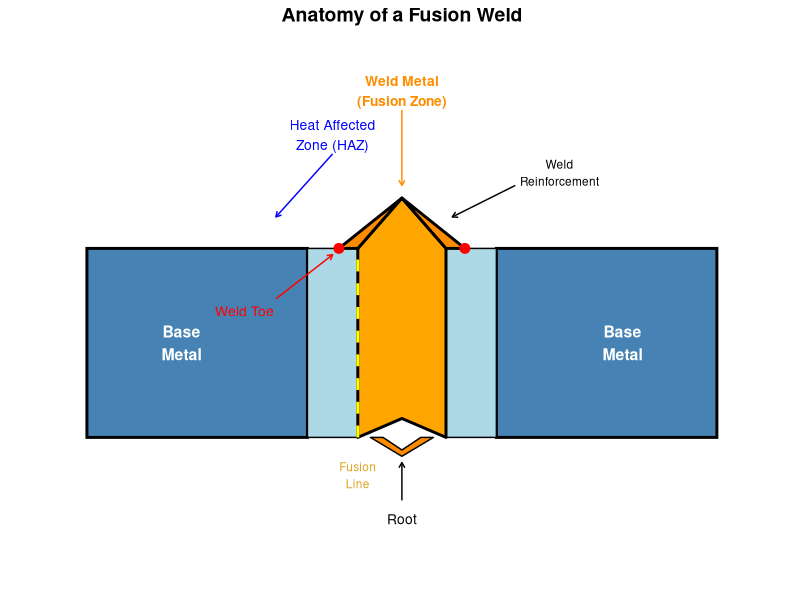
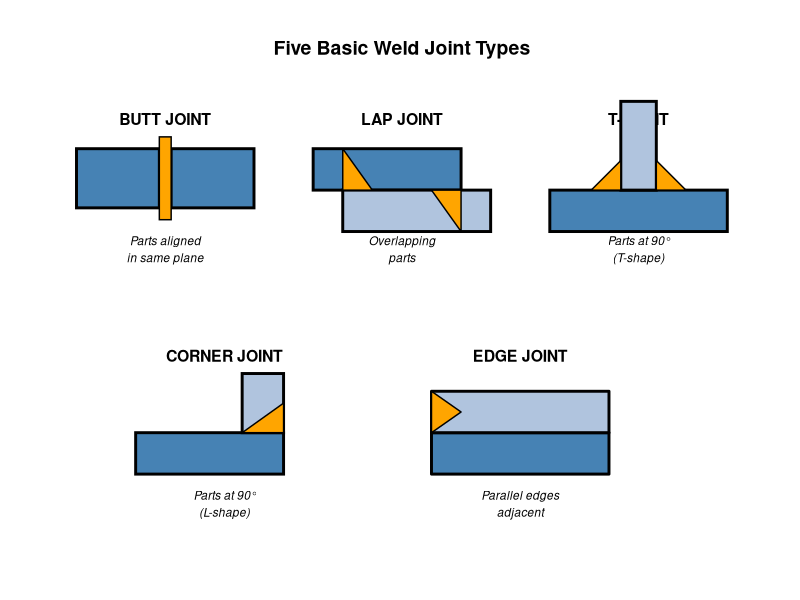
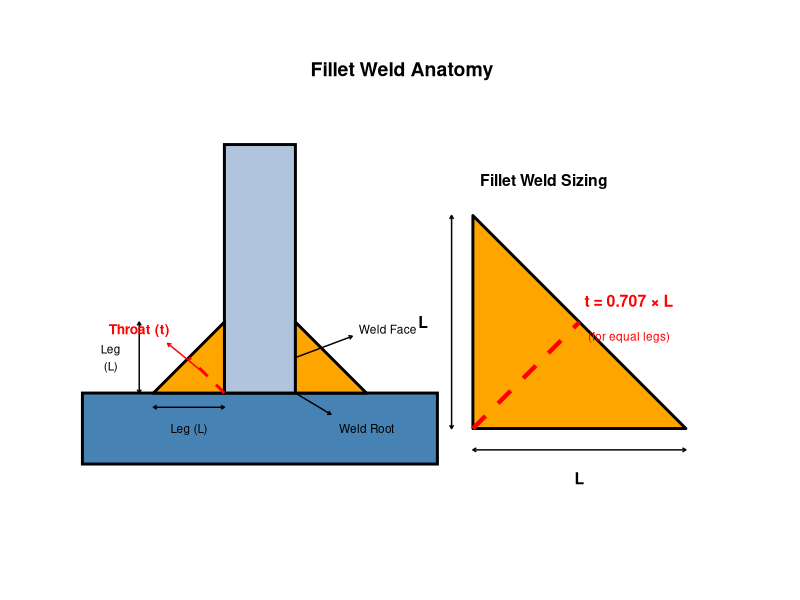
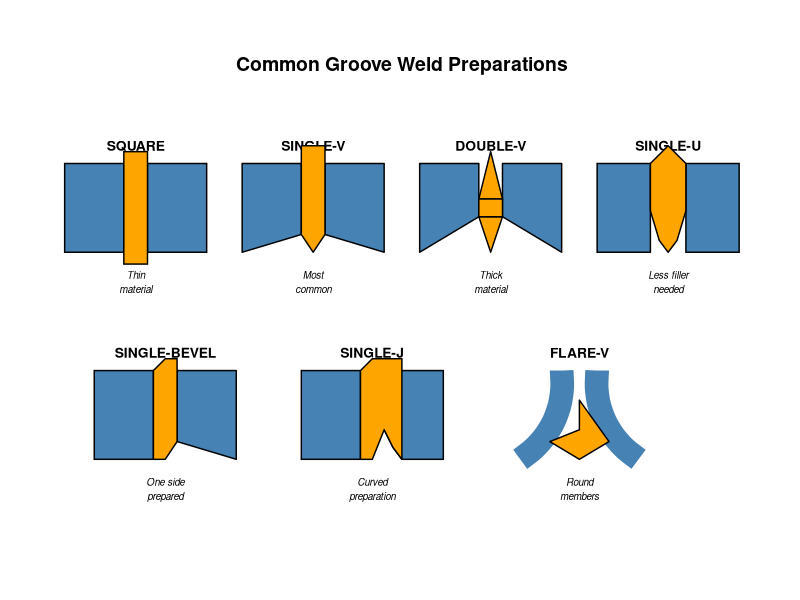
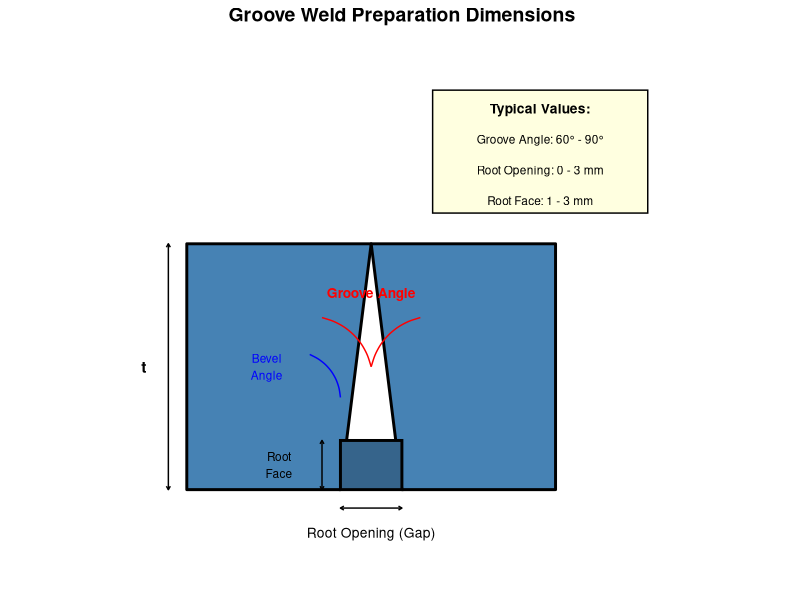
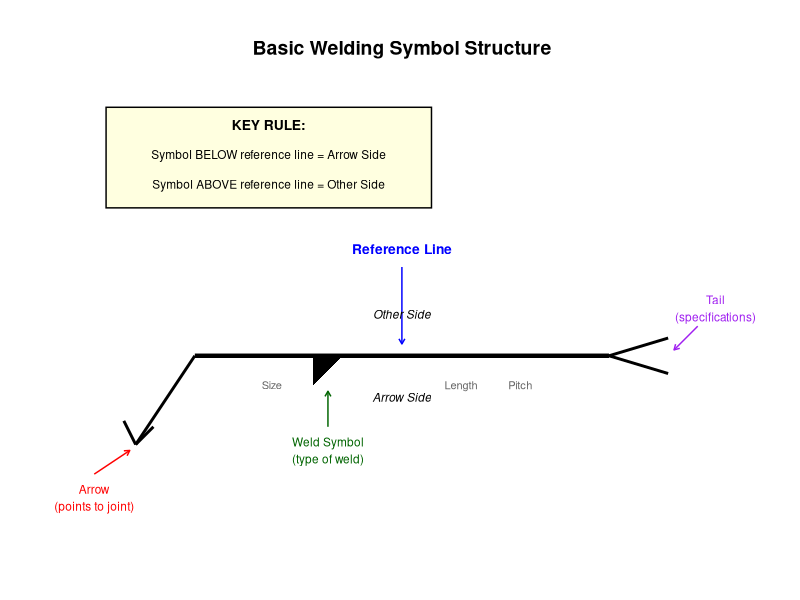
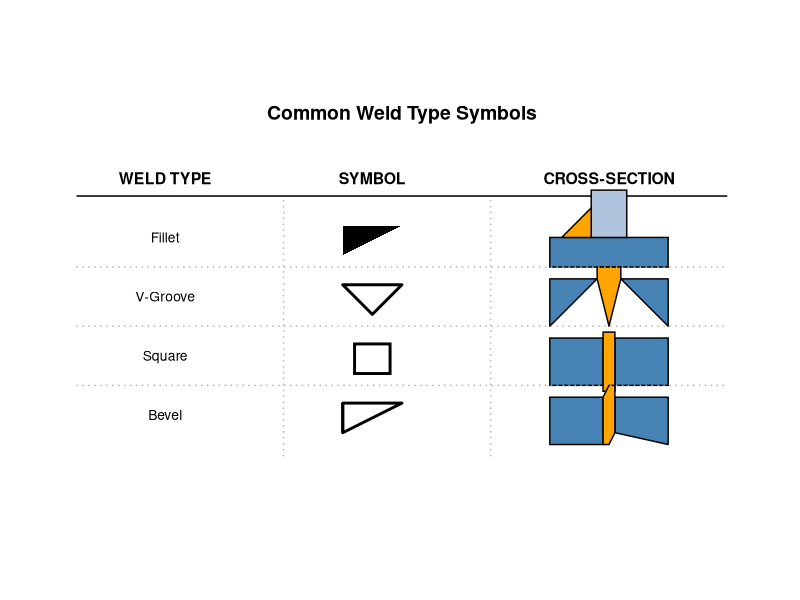
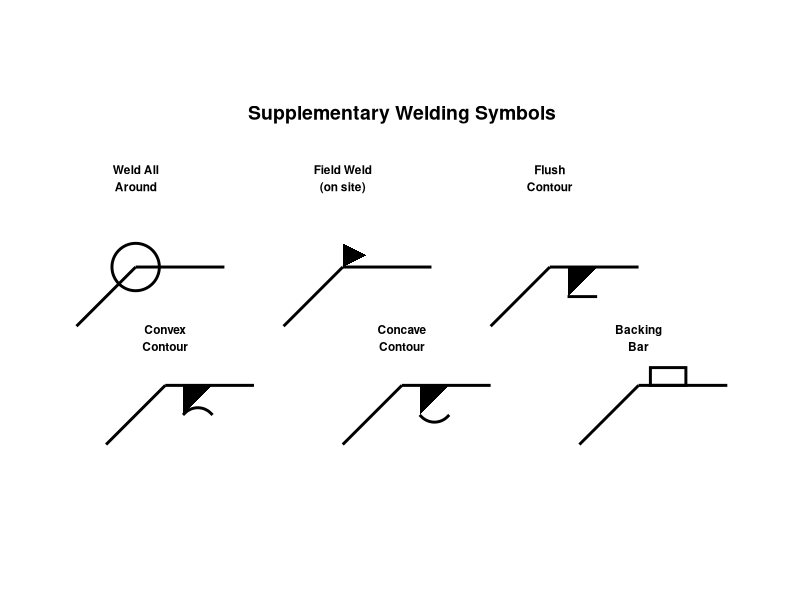

Recreate these plots in R, in order.
## ---- chunk 1
library(ggplot2)
library(grid)

# Set a consistent theme for all plots
theme_welding <- theme_minimal() +
  theme(
    plot.title = element_text(hjust = 0.5, size = 14, face = "bold"),
    plot.subtitle = element_text(hjust = 0.5, size = 10),
    axis.text = element_blank(),
    axis.title = element_blank(),
    axis.ticks = element_blank(),
    panel.grid = element_blank(),
    plot.background = element_rect(fill = "white", color = NA),
    panel.background = element_rect(fill = "white", color = NA)
  )
## ---- chunk 2
ggplot() +
  # Base metal (left)
  geom_rect(aes(xmin = 0, xmax = 3.5, ymin = 0, ymax = 3), fill = "steelblue", color = "black", linewidth = 1) +

  # Base metal (right)
  geom_rect(aes(xmin = 6.5, xmax = 10, ymin = 0, ymax = 3), fill = "steelblue", color = "black", linewidth = 1) +

  # Heat Affected Zone (HAZ) - left
  geom_rect(aes(xmin = 3.5, xmax = 4.3, ymin = 0, ymax = 3), fill = "lightblue", color = "black", linewidth = 0.5) +

  # Heat Affected Zone (HAZ) - right
  geom_rect(aes(xmin = 5.7, xmax = 6.5, ymin = 0, ymax = 3), fill = "lightblue", color = "black", linewidth = 0.5) +

  # Weld metal (fusion zone)
  geom_polygon(aes(x = c(4.3, 5, 5.7, 5.7, 5, 4.3),
                   y = c(0, 0.3, 0, 3, 3.8, 3)),
               fill = "orange", color = "black", linewidth = 1) +

  # Weld reinforcement (cap)
  geom_polygon(aes(x = c(4, 5, 6, 5.7, 5, 4.3),
                   y = c(3, 3.8, 3, 3, 3.8, 3)),
               fill = "darkorange", color = "black", linewidth = 1) +

  # Root
  geom_polygon(aes(x = c(4.5, 5, 5.5, 5.3, 5, 4.7),
                   y = c(0, -0.3, 0, 0, -0.2, 0)),
               fill = "darkorange", color = "black", linewidth = 0.5) +

  # Labels with leader lines
  # Base metal
  annotate("text", x = 1.5, y = 1.5, label = "Base\nMetal", color = "white", fontface = "bold", size = 4) +
  annotate("text", x = 8.5, y = 1.5, label = "Base\nMetal", color = "white", fontface = "bold", size = 4) +

  # HAZ labels
  geom_segment(aes(x = 3.9, xend = 3, y = 4.5, yend = 3.5),
               arrow = arrow(length = unit(0.15, "cm")), color = "blue") +
  annotate("text", x = 3.9, y = 4.8, label = "Heat Affected\nZone (HAZ)", color = "blue", size = 3.5) +

  # Fusion zone label
  geom_segment(aes(x = 5, xend = 5, y = 5.2, yend = 4),
               arrow = arrow(length = unit(0.15, "cm")), color = "darkorange") +
  annotate("text", x = 5, y = 5.5, label = "Weld Metal\n(Fusion Zone)", color = "darkorange", fontface = "bold", size = 3.5) +

  # Reinforcement label
  geom_segment(aes(x = 6.8, xend = 5.8, y = 4, yend = 3.5),
               arrow = arrow(length = unit(0.15, "cm")), color = "black") +
  annotate("text", x = 7.5, y = 4.2, label = "Weld\nReinforcement", size = 3) +

  # Root label
  geom_segment(aes(x = 5, xend = 5, y = -1, yend = -0.4),
               arrow = arrow(length = unit(0.15, "cm")), color = "black") +
  annotate("text", x = 5, y = -1.3, label = "Root", size = 3.5) +

  # Toe labels
  geom_point(aes(x = c(4, 6), y = c(3, 3)), size = 3, color = "red") +
  geom_segment(aes(x = 3, xend = 3.9, y = 2.2, yend = 2.9),
               arrow = arrow(length = unit(0.15, "cm")), color = "red") +
  annotate("text", x = 2.5, y = 2, label = "Weld Toe", color = "red", size = 3.5) +

  # Fusion line
  geom_segment(aes(x = 4.3, xend = 4.3, y = 0, yend = 3),
               linetype = "dashed", color = "yellow", linewidth = 1) +
  annotate("text", x = 4.3, y = -0.6, label = "Fusion\nLine", color = "goldenrod", size = 3) +

  coord_fixed(ratio = 1, xlim = c(-0.5, 10.5), ylim = c(-2, 6)) +
  labs(title = "Anatomy of a Fusion Weld") +
  theme_welding
## ---- chunk 3
ggplot() +
  # BUTT JOINT
  annotate("text", x = 2, y = 7.5, label = "BUTT JOINT", fontface = "bold", size = 4) +
  geom_rect(aes(xmin = 0.5, xmax = 1.9, ymin = 6, ymax = 7), fill = "steelblue", color = "black", linewidth = 1) +
  geom_rect(aes(xmin = 2.1, xmax = 3.5, ymin = 6, ymax = 7), fill = "steelblue", color = "black", linewidth = 1) +
  geom_rect(aes(xmin = 1.9, xmax = 2.1, ymin = 5.8, ymax = 7.2), fill = "orange", color = "black") +
  annotate("text", x = 2, y = 5.3, label = "Parts aligned\nin same plane", size = 3, fontface = "italic") +

  # LAP JOINT
  annotate("text", x = 6, y = 7.5, label = "LAP JOINT", fontface = "bold", size = 4) +
  geom_rect(aes(xmin = 4.5, xmax = 7, ymin = 6.3, ymax = 7), fill = "steelblue", color = "black", linewidth = 1) +
  geom_rect(aes(xmin = 5, xmax = 7.5, ymin = 5.6, ymax = 6.3), fill = "lightsteelblue", color = "black", linewidth = 1) +
  geom_polygon(aes(x = c(5, 5, 5.5), y = c(6.3, 7, 6.3)), fill = "orange", color = "black") +
  geom_polygon(aes(x = c(7, 7, 6.5), y = c(5.6, 6.3, 6.3)), fill = "orange", color = "black") +
  annotate("text", x = 6, y = 5.3, label = "Overlapping\nparts", size = 3, fontface = "italic") +

  # T-JOINT
  annotate("text", x = 10, y = 7.5, label = "T-JOINT", fontface = "bold", size = 4) +
  geom_rect(aes(xmin = 8.5, xmax = 11.5, ymin = 5.6, ymax = 6.3), fill = "steelblue", color = "black", linewidth = 1) +
  geom_rect(aes(xmin = 9.7, xmax = 10.3, ymin = 6.3, ymax = 7.8), fill = "lightsteelblue", color = "black", linewidth = 1) +
  geom_polygon(aes(x = c(9.7, 9.7, 9.2), y = c(6.3, 6.8, 6.3)), fill = "orange", color = "black") +
  geom_polygon(aes(x = c(10.3, 10.3, 10.8), y = c(6.3, 6.8, 6.3)), fill = "orange", color = "black") +
  annotate("text", x = 10, y = 5.3, label = "Parts at 90°\n(T-shape)", size = 3, fontface = "italic") +

  # CORNER JOINT
  annotate("text", x = 3, y = 3.5, label = "CORNER JOINT", fontface = "bold", size = 4) +
  geom_rect(aes(xmin = 1.5, xmax = 4, ymin = 1.5, ymax = 2.2), fill = "steelblue", color = "black", linewidth = 1) +
  geom_rect(aes(xmin = 3.3, xmax = 4, ymin = 2.2, ymax = 3.2), fill = "lightsteelblue", color = "black", linewidth = 1) +
  geom_polygon(aes(x = c(3.3, 4, 4), y = c(2.2, 2.2, 2.7)), fill = "orange", color = "black") +
  annotate("text", x = 3, y = 1, label = "Parts at 90°\n(L-shape)", size = 3, fontface = "italic") +

  # EDGE JOINT
  annotate("text", x = 8, y = 3.5, label = "EDGE JOINT", fontface = "bold", size = 4) +
  geom_polygon(aes(x = c(6.5, 6.5, 9.5, 9.5, 9, 7),
                   y = c(1.5, 2.2, 2.2, 1.5, 1.5, 1.5)),
               fill = "steelblue", color = "black", linewidth = 1) +
  geom_polygon(aes(x = c(6.5, 6.5, 9.5, 9.5, 9, 7),
                   y = c(2.9, 2.2, 2.2, 2.9, 2.9, 2.9)),
               fill = "lightsteelblue", color = "black", linewidth = 1) +
  geom_polygon(aes(x = c(6.5, 7, 6.5), y = c(2.2, 2.55, 2.9)), fill = "orange", color = "black") +
  annotate("text", x = 8, y = 1, label = "Parallel edges\nadjacent", size = 3, fontface = "italic") +

  coord_fixed(ratio = 1, xlim = c(0, 12), ylim = c(0.5, 8)) +
  labs(title = "Five Basic Weld Joint Types") +
  theme_welding
## ---- chunk 4
ggplot() +
  # T-joint base
  geom_rect(aes(xmin = 0.5, xmax = 5.5, ymin = 0.5, ymax = 1.5), fill = "steelblue", color = "black", linewidth = 1) +

  # Vertical member
  geom_rect(aes(xmin = 2.5, xmax = 3.5, ymin = 1.5, ymax = 5), fill = "lightsteelblue", color = "black", linewidth = 1) +

  # Left fillet weld
  geom_polygon(aes(x = c(2.5, 2.5, 1.5), y = c(1.5, 2.5, 1.5)),
               fill = "orange", color = "black", linewidth = 1) +

  # Right fillet weld
  geom_polygon(aes(x = c(3.5, 3.5, 4.5), y = c(1.5, 2.5, 1.5)),
               fill = "orange", color = "black", linewidth = 1) +

  # Leg dimension (left)
  geom_segment(aes(x = 1.3, xend = 1.3, y = 1.5, yend = 2.5),
               arrow = arrow(length = unit(0.1, "cm"), ends = "both"), linewidth = 0.5) +
  annotate("text", x = 0.9, y = 2, label = "Leg\n(L)", size = 3) +

  # Leg dimension (bottom)
  geom_segment(aes(x = 1.5, xend = 2.5, y = 1.3, yend = 1.3),
               arrow = arrow(length = unit(0.1, "cm"), ends = "both"), linewidth = 0.5) +
  annotate("text", x = 2, y = 1, label = "Leg (L)", size = 3) +

  # Throat dimension
  geom_segment(aes(x = 2.5, xend = 2, y = 1.5, yend = 2),
               linetype = "dashed", color = "red", linewidth = 1) +
  geom_segment(aes(x = 2.25, xend = 1.7, y = 1.75, yend = 2.2),
               arrow = arrow(length = unit(0.1, "cm")), color = "red") +
  annotate("text", x = 1.3, y = 2.4, label = "Throat (t)", color = "red", size = 3.5, fontface = "bold") +

  # Size callout (right side detail)
  annotate("text", x = 7, y = 4.5, label = "Fillet Weld Sizing", fontface = "bold", size = 4) +

  # Detail triangle
  geom_polygon(aes(x = c(6, 6, 9), y = c(1, 4, 1)),
               fill = "orange", color = "black", linewidth = 1) +

  # 45-degree line (throat)
  geom_segment(aes(x = 6, xend = 7.5, y = 1, yend = 2.5),
               linetype = "dashed", color = "red", linewidth = 1.5) +

  # Leg labels on detail
  geom_segment(aes(x = 5.7, xend = 5.7, y = 1, yend = 4),
               arrow = arrow(length = unit(0.1, "cm"), ends = "both"), linewidth = 0.5) +
  annotate("text", x = 5.3, y = 2.5, label = "L", size = 4, fontface = "bold") +

  geom_segment(aes(x = 6, xend = 9, y = 0.7, yend = 0.7),
               arrow = arrow(length = unit(0.1, "cm"), ends = "both"), linewidth = 0.5) +
  annotate("text", x = 7.5, y = 0.3, label = "L", size = 4, fontface = "bold") +

  # Throat formula
  annotate("text", x = 8.2, y = 2.8, label = "t = 0.707 × L", color = "red", size = 4, fontface = "bold") +
  annotate("text", x = 8.2, y = 2.3, label = "(for equal legs)", color = "red", size = 3) +

  # Face and root labels
  geom_segment(aes(x = 3.5, xend = 4.3, y = 2, yend = 2.3),
               arrow = arrow(length = unit(0.1, "cm")), color = "black") +
  annotate("text", x = 4.8, y = 2.4, label = "Weld Face", size = 3) +

  geom_segment(aes(x = 3.5, xend = 4, y = 1.5, yend = 1.2),
               arrow = arrow(length = unit(0.1, "cm")), color = "black") +
  annotate("text", x = 4.5, y = 1, label = "Weld Root", size = 3) +

  coord_fixed(ratio = 1, xlim = c(0, 10), ylim = c(-0.2, 5.5)) +
  labs(title = "Fillet Weld Anatomy") +
  theme_welding
## ---- chunk 5
ggplot() +
  # SQUARE GROOVE
  annotate("text", x = 1.5, y = 7.3, label = "SQUARE", fontface = "bold", size = 3.5) +
  geom_rect(aes(xmin = 0.3, xmax = 1.3, ymin = 5.5, ymax = 7), fill = "steelblue", color = "black") +
  geom_rect(aes(xmin = 1.7, xmax = 2.7, ymin = 5.5, ymax = 7), fill = "steelblue", color = "black") +
  geom_rect(aes(xmin = 1.3, xmax = 1.7, ymin = 5.3, ymax = 7.2), fill = "orange", color = "black") +
  annotate("text", x = 1.5, y = 5, label = "Thin\nmaterial", size = 2.5, fontface = "italic") +

  # SINGLE-V GROOVE
  annotate("text", x = 4.5, y = 7.3, label = "SINGLE-V", fontface = "bold", size = 3.5) +
  geom_polygon(aes(x = c(3.3, 3.3, 4.3, 4.3), y = c(5.5, 7, 7, 5.8)),
               fill = "steelblue", color = "black") +
  geom_polygon(aes(x = c(5.7, 5.7, 4.7, 4.7), y = c(5.5, 7, 7, 5.8)),
               fill = "steelblue", color = "black") +
  geom_polygon(aes(x = c(4.3, 4.5, 4.7, 4.7, 4.5, 4.3),
                   y = c(5.8, 5.5, 5.8, 7.3, 7.3, 7.3)),
               fill = "orange", color = "black") +
  annotate("text", x = 4.5, y = 5, label = "Most\ncommon", size = 2.5, fontface = "italic") +

  # DOUBLE-V GROOVE
  annotate("text", x = 7.5, y = 7.3, label = "DOUBLE-V", fontface = "bold", size = 3.5) +
  geom_polygon(aes(x = c(6.3, 6.3, 7.3, 7.3), y = c(5.5, 7, 7, 6.1)),
               fill = "steelblue", color = "black") +
  geom_polygon(aes(x = c(8.7, 8.7, 7.7, 7.7), y = c(5.5, 7, 7, 6.1)),
               fill = "steelblue", color = "black") +
  geom_polygon(aes(x = c(7.3, 7.5, 7.7), y = c(6.1, 5.5, 6.1)),
               fill = "orange", color = "black") +
  geom_polygon(aes(x = c(7.3, 7.5, 7.7), y = c(6.4, 7.2, 6.4)),
               fill = "orange", color = "black") +
  geom_rect(aes(xmin = 7.3, xmax = 7.7, ymin = 6.1, ymax = 6.4), fill = "orange", color = "black") +
  annotate("text", x = 7.5, y = 5, label = "Thick\nmaterial", size = 2.5, fontface = "italic") +

  # SINGLE-U GROOVE
  annotate("text", x = 10.5, y = 7.3, label = "SINGLE-U", fontface = "bold", size = 3.5) +
  geom_rect(aes(xmin = 9.3, xmax = 10.2, ymin = 5.5, ymax = 7), fill = "steelblue", color = "black") +
  geom_rect(aes(xmin = 10.8, xmax = 11.7, ymin = 5.5, ymax = 7), fill = "steelblue", color = "black") +
  # U-groove shape approximation
  geom_polygon(aes(x = c(10.2, 10.2, 10.35, 10.5, 10.65, 10.8, 10.8, 10.5),
                   y = c(7, 6.2, 5.7, 5.5, 5.7, 6.2, 7, 7.3)),
               fill = "orange", color = "black") +
  annotate("text", x = 10.5, y = 5, label = "Less filler\nneeded", size = 2.5, fontface = "italic") +

  # SINGLE-BEVEL
  annotate("text", x = 2, y = 3.8, label = "SINGLE-BEVEL", fontface = "bold", size = 3.5) +
  geom_rect(aes(xmin = 0.8, xmax = 1.8, ymin = 2, ymax = 3.5), fill = "steelblue", color = "black") +
  geom_polygon(aes(x = c(3.2, 3.2, 2.2, 2.2), y = c(2, 3.5, 3.5, 2.3)),
               fill = "steelblue", color = "black") +
  geom_polygon(aes(x = c(1.8, 2, 2.2, 2.2, 2, 1.8),
                   y = c(2, 2, 2.3, 3.7, 3.7, 3.5)),
               fill = "orange", color = "black") +
  annotate("text", x = 2, y = 1.5, label = "One side\nprepared", size = 2.5, fontface = "italic") +

  # SINGLE-J
  annotate("text", x = 5.5, y = 3.8, label = "SINGLE-J", fontface = "bold", size = 3.5) +
  geom_rect(aes(xmin = 4.3, xmax = 5.3, ymin = 2, ymax = 3.5), fill = "steelblue", color = "black") +
  geom_polygon(aes(x = c(6.7, 6.7, 5.7, 5.7, 5.85, 6),
                   y = c(2, 3.5, 3.5, 2.5, 2.2, 2)),
               fill = "steelblue", color = "black") +
  geom_polygon(aes(x = c(5.3, 5.5, 5.7, 5.85, 6, 6, 5.5, 5.3),
                   y = c(2, 2, 2.5, 2.2, 2, 3.7, 3.7, 3.5)),
               fill = "orange", color = "black") +
  annotate("text", x = 5.5, y = 1.5, label = "Curved\npreparation", size = 2.5, fontface = "italic") +

  # FLARE-V
  annotate("text", x = 9, y = 3.8, label = "FLARE-V", fontface = "bold", size = 3.5) +
  # Curved members
  geom_curve(aes(x = 8, xend = 8.7, y = 2, yend = 3.5), curvature = 0.3,
             linewidth = 8, color = "steelblue") +
  geom_curve(aes(x = 10, xend = 9.3, y = 2, yend = 3.5), curvature = -0.3,
             linewidth = 8, color = "steelblue") +
  geom_polygon(aes(x = c(8.5, 9, 9.5, 9, 9), y = c(2.3, 2, 2.3, 3, 2.5)),
               fill = "orange", color = "black") +
  annotate("text", x = 9, y = 1.5, label = "Round\nmembers", size = 2.5, fontface = "italic") +

  coord_fixed(ratio = 1, xlim = c(0, 12), ylim = c(1, 8)) +
  labs(title = "Common Groove Weld Preparations") +
  theme_welding
## ---- chunk 6
ggplot() +
  # Left plate
  geom_polygon(aes(x = c(1, 1, 4, 3.5), y = c(1, 5, 5, 1)),
               fill = "steelblue", color = "black", linewidth = 1) +

  # Right plate
  geom_polygon(aes(x = c(7, 7, 4, 4.5), y = c(1, 5, 5, 1)),
               fill = "steelblue", color = "black", linewidth = 1) +

  # Root face
  geom_rect(aes(xmin = 3.5, xmax = 4.5, ymin = 1, ymax = 1.8),
            fill = "steelblue4", color = "black", linewidth = 1) +

  # Groove angle dimension
  geom_curve(aes(x = 4, xend = 3.2, y = 3, yend = 3.8), curvature = 0.3,
             linewidth = 0.5, color = "red") +
  geom_curve(aes(x = 4, xend = 4.8, y = 3, yend = 3.8), curvature = -0.3,
             linewidth = 0.5, color = "red") +
  annotate("text", x = 4, y = 4.2, label = "Groove Angle", color = "red", size = 3.5, fontface = "bold") +

  # Bevel angle
  geom_curve(aes(x = 3.5, xend = 3, y = 2.5, yend = 3.2), curvature = 0.3,
             linewidth = 0.5, color = "blue") +
  annotate("text", x = 2.3, y = 3, label = "Bevel\nAngle", color = "blue", size = 3) +

  # Root opening
  geom_segment(aes(x = 3.5, xend = 4.5, y = 0.7, yend = 0.7),
               arrow = arrow(length = unit(0.1, "cm"), ends = "both"), linewidth = 0.5) +
  annotate("text", x = 4, y = 0.3, label = "Root Opening (Gap)", size = 3.5) +

  # Root face dimension
  geom_segment(aes(x = 3.2, xend = 3.2, y = 1, yend = 1.8),
               arrow = arrow(length = unit(0.1, "cm"), ends = "both"), linewidth = 0.5) +
  annotate("text", x = 2.5, y = 1.4, label = "Root\nFace", size = 3) +

  # Plate thickness
  geom_segment(aes(x = 0.7, xend = 0.7, y = 1, yend = 5),
               arrow = arrow(length = unit(0.1, "cm"), ends = "both"), linewidth = 0.5) +
  annotate("text", x = 0.3, y = 3, label = "t", size = 4, fontface = "bold") +

  # Typical values box
  geom_rect(aes(xmin = 5, xmax = 8.5, ymin = 5.5, ymax = 7.5), fill = "lightyellow", color = "black") +
  annotate("text", x = 6.75, y = 7.2, label = "Typical Values:", fontface = "bold", size = 3.5) +
  annotate("text", x = 6.75, y = 6.7, label = "Groove Angle: 60° - 90°", size = 3) +
  annotate("text", x = 6.75, y = 6.2, label = "Root Opening: 0 - 3 mm", size = 3) +
  annotate("text", x = 6.75, y = 5.7, label = "Root Face: 1 - 3 mm", size = 3) +

  coord_fixed(ratio = 1, xlim = c(0, 9), ylim = c(-0.2, 8)) +
  labs(title = "Groove Weld Preparation Dimensions") +
  theme_welding
## ---- chunk 7
ggplot() +
  # Reference line (horizontal)
  geom_segment(aes(x = 2, xend = 9, y = 4, yend = 4), linewidth = 1.5, color = "black") +

  # Arrow
  geom_segment(aes(x = 2, xend = 1, y = 4, yend = 2.5), linewidth = 1, color = "black") +
  geom_segment(aes(x = 1, xend = 1.3, y = 2.5, yend = 2.8), linewidth = 1, color = "black") +
  geom_segment(aes(x = 1, xend = 0.8, y = 2.5, yend = 2.9), linewidth = 1, color = "black") +

  # Fillet weld symbol (arrow side)
  geom_polygon(aes(x = c(4, 4, 4.5), y = c(4, 3.5, 4)), fill = "black") +

  # Tail (optional)
  geom_segment(aes(x = 9, xend = 10, y = 4, yend = 4.3), linewidth = 1, color = "black") +
  geom_segment(aes(x = 9, xend = 10, y = 4, yend = 3.7), linewidth = 1, color = "black") +

  # Labels with leader lines
  # Reference line
  geom_segment(aes(x = 5.5, xend = 5.5, y = 5.5, yend = 4.2),
               arrow = arrow(length = unit(0.15, "cm")), color = "blue") +
  annotate("text", x = 5.5, y = 5.8, label = "Reference Line", color = "blue", fontface = "bold", size = 3.5) +

  # Arrow
  geom_segment(aes(x = 0.3, xend = 0.9, y = 2, yend = 2.4),
               arrow = arrow(length = unit(0.15, "cm")), color = "red") +
  annotate("text", x = 0.3, y = 1.6, label = "Arrow\n(points to joint)", color = "red", size = 3) +

  # Weld symbol
  geom_segment(aes(x = 4.25, xend = 4.25, y = 2.8, yend = 3.4),
               arrow = arrow(length = unit(0.15, "cm")), color = "darkgreen") +
  annotate("text", x = 4.25, y = 2.4, label = "Weld Symbol\n(type of weld)", color = "darkgreen", size = 3) +

  # Tail
  geom_segment(aes(x = 10.5, xend = 10.1, y = 4.5, yend = 4.1),
               arrow = arrow(length = unit(0.15, "cm")), color = "purple") +
  annotate("text", x = 10.8, y = 4.8, label = "Tail\n(specifications)", color = "purple", size = 3) +

  # Arrow side / Other side explanation
  annotate("text", x = 5.5, y = 3.3, label = "Arrow Side", size = 3, fontface = "italic") +
  annotate("text", x = 5.5, y = 4.7, label = "Other Side", size = 3, fontface = "italic") +

  # Dimension locations
  annotate("text", x = 3.3, y = 3.5, label = "Size", size = 2.8, color = "gray40") +
  annotate("text", x = 6.5, y = 3.5, label = "Length", size = 2.8, color = "gray40") +
  annotate("text", x = 7.5, y = 3.5, label = "Pitch", size = 2.8, color = "gray40") +

  # Rule box
  geom_rect(aes(xmin = 0.5, xmax = 6, ymin = 6.5, ymax = 8.2), fill = "lightyellow", color = "black") +
  annotate("text", x = 3.25, y = 7.9, label = "KEY RULE:", fontface = "bold", size = 3.5) +
  annotate("text", x = 3.25, y = 7.4, label = "Symbol BELOW reference line = Arrow Side", size = 3) +
  annotate("text", x = 3.25, y = 6.9, label = "Symbol ABOVE reference line = Other Side", size = 3) +

  coord_fixed(ratio = 1, xlim = c(-0.5, 11.5), ylim = c(1, 8.5)) +
  labs(title = "Basic Welding Symbol Structure") +
  theme_welding
## ---- chunk 8
ggplot() +
  # Column headers
  annotate("text", x = 2, y = 5.5, label = "WELD TYPE", fontface = "bold", size = 4) +
  annotate("text", x = 5.5, y = 5.5, label = "SYMBOL", fontface = "bold", size = 4) +
  annotate("text", x = 9.5, y = 5.5, label = "CROSS-SECTION", fontface = "bold", size = 4) +

  # Horizontal divider
  geom_segment(aes(x = 0.5, xend = 11.5, y = 5.2, yend = 5.2), linewidth = 0.5) +

  # FILLET
  annotate("text", x = 2, y = 4.5, label = "Fillet", size = 3.5) +
  # Fillet symbol
  geom_polygon(aes(x = c(5, 5, 6), y = c(4.7, 4.2, 4.7)), fill = "black") +
  # Fillet cross-section
  geom_rect(aes(xmin = 8.5, xmax = 10.5, ymin = 4, ymax = 4.5), fill = "steelblue", color = "black") +
  geom_rect(aes(xmin = 9.2, xmax = 9.8, ymin = 4.5, ymax = 5.3), fill = "lightsteelblue", color = "black") +
  geom_polygon(aes(x = c(9.2, 9.2, 8.7), y = c(4.5, 5, 4.5)), fill = "orange", color = "black") +

  # GROOVE (V)
  annotate("text", x = 2, y = 3.5, label = "V-Groove", size = 3.5) +
  # V-groove symbol
  geom_polygon(aes(x = c(5, 5.5, 6), y = c(3.7, 3.2, 3.7)), fill = NA, color = "black", linewidth = 1) +
  # V-groove cross-section
  geom_polygon(aes(x = c(8.5, 8.5, 9.3), y = c(3, 3.8, 3.8)), fill = "steelblue", color = "black") +
  geom_polygon(aes(x = c(10.5, 10.5, 9.7), y = c(3, 3.8, 3.8)), fill = "steelblue", color = "black") +
  geom_polygon(aes(x = c(9.3, 9.5, 9.7, 9.7, 9.5, 9.3), y = c(3.8, 3, 3.8, 4, 4, 4)), fill = "orange", color = "black") +

  # SQUARE GROOVE
  annotate("text", x = 2, y = 2.5, label = "Square", size = 3.5) +
  # Square groove symbol
  geom_rect(aes(xmin = 5.2, xmax = 5.8, ymin = 2.2, ymax = 2.7), fill = NA, color = "black", linewidth = 1) +
  # Square cross-section
  geom_rect(aes(xmin = 8.5, xmax = 9.4, ymin = 2, ymax = 2.8), fill = "steelblue", color = "black") +
  geom_rect(aes(xmin = 9.6, xmax = 10.5, ymin = 2, ymax = 2.8), fill = "steelblue", color = "black") +
  geom_rect(aes(xmin = 9.4, xmax = 9.6, ymin = 1.9, ymax = 2.9), fill = "orange", color = "black") +

  # BEVEL
  annotate("text", x = 2, y = 1.5, label = "Bevel", size = 3.5) +
  # Bevel symbol
  geom_polygon(aes(x = c(5, 5, 6), y = c(1.7, 1.2, 1.7)), fill = NA, color = "black", linewidth = 1) +
  geom_segment(aes(x = 5, xend = 5, y = 1.2, yend = 1.7), linewidth = 1) +
  # Bevel cross-section
  geom_rect(aes(xmin = 8.5, xmax = 9.4, ymin = 1, ymax = 1.8), fill = "steelblue", color = "black") +
  geom_polygon(aes(x = c(10.5, 10.5, 9.6, 9.6), y = c(1, 1.8, 1.8, 1.2)), fill = "steelblue", color = "black") +
  geom_polygon(aes(x = c(9.4, 9.5, 9.6, 9.6, 9.5, 9.4), y = c(1, 1, 1.2, 2, 2, 1.8)), fill = "orange", color = "black") +

  # Row dividers
  geom_segment(aes(x = 0.5, xend = 11.5, y = c(4, 3, 2), yend = c(4, 3, 2)),
               linetype = "dotted", color = "gray70") +

  # Column dividers
  geom_segment(aes(x = c(4, 7.5), xend = c(4, 7.5), y = 0.8, yend = 5.2),
               linetype = "dotted", color = "gray70") +

  coord_fixed(ratio = 1, xlim = c(0, 12), ylim = c(0.5, 6)) +
  labs(title = "Common Weld Type Symbols") +
  theme_welding
## ---- chunk 9
ggplot() +
  # WELD ALL AROUND
  annotate("text", x = 1.5, y = 4.5, label = "Weld All\nAround", fontface = "bold", size = 3) +
  # Circle at junction
  geom_point(aes(x = 1.5, y = 3), size = 15, shape = 1, stroke = 1.5) +
  geom_segment(aes(x = 1.5, xend = 3, y = 3, yend = 3), linewidth = 1) +
  geom_segment(aes(x = 1.5, xend = 0.5, y = 3, yend = 2), linewidth = 1) +

  # FIELD WELD
  annotate("text", x = 5, y = 4.5, label = "Field Weld\n(on site)", fontface = "bold", size = 3) +
  # Flag at junction
  geom_polygon(aes(x = c(5, 5, 5.4), y = c(3, 3.4, 3.2)), fill = "black") +
  geom_segment(aes(x = 5, xend = 6.5, y = 3, yend = 3), linewidth = 1) +
  geom_segment(aes(x = 5, xend = 4, y = 3, yend = 2), linewidth = 1) +

  # CONTOUR - FLUSH
  annotate("text", x = 8.5, y = 4.5, label = "Flush\nContour", fontface = "bold", size = 3) +
  geom_segment(aes(x = 8.5, xend = 10, y = 3, yend = 3), linewidth = 1) +
  geom_segment(aes(x = 8.5, xend = 7.5, y = 3, yend = 2), linewidth = 1) +
  geom_polygon(aes(x = c(8.8, 8.8, 9.3), y = c(3, 2.5, 3)), fill = "black") +
  geom_segment(aes(x = 8.8, xend = 9.3, y = 2.5, yend = 2.5), linewidth = 1) +

  # CONTOUR - CONVEX
  annotate("text", x = 2, y = 1.8, label = "Convex\nContour", fontface = "bold", size = 3) +
  geom_segment(aes(x = 2, xend = 3.5, y = 1, yend = 1), linewidth = 1) +
  geom_segment(aes(x = 2, xend = 1, y = 1, yend = 0), linewidth = 1) +
  geom_polygon(aes(x = c(2.3, 2.3, 2.8), y = c(1, 0.5, 1)), fill = "black") +
  geom_curve(aes(x = 2.3, xend = 2.8, y = 0.5, yend = 0.5), curvature = -0.5, linewidth = 1) +

  # CONTOUR - CONCAVE
  annotate("text", x = 6, y = 1.8, label = "Concave\nContour", fontface = "bold", size = 3) +
  geom_segment(aes(x = 6, xend = 7.5, y = 1, yend = 1), linewidth = 1) +
  geom_segment(aes(x = 6, xend = 5, y = 1, yend = 0), linewidth = 1) +
  geom_polygon(aes(x = c(6.3, 6.3, 6.8), y = c(1, 0.5, 1)), fill = "black") +
  geom_curve(aes(x = 6.3, xend = 6.8, y = 0.5, yend = 0.5), curvature = 0.5, linewidth = 1) +

  # BACKING
  annotate("text", x = 10, y = 1.8, label = "Backing\nBar", fontface = "bold", size = 3) +
  geom_segment(aes(x = 10, xend = 11.5, y = 1, yend = 1), linewidth = 1) +
  geom_segment(aes(x = 10, xend = 9, y = 1, yend = 0), linewidth = 1) +
  # Backing symbol (rectangle)
  geom_rect(aes(xmin = 10.2, xmax = 10.8, ymin = 1, ymax = 1.3), fill = NA, color = "black", linewidth = 1) +

  coord_fixed(ratio = 1, xlim = c(0, 12), ylim = c(-0.5, 5)) +
  labs(title = "Supplementary Welding Symbols") +
  theme_welding
## ---- chunk 10
ggplot() +
  # GOOD ACCESS (left)
  annotate("text", x = 2.5, y = 4.5, label = "GOOD ACCESS", fontface = "bold", size = 4, color = "darkgreen") +

  # Open joint
  geom_rect(aes(xmin = 1, xmax = 4, ymin = 1, ymax = 1.8), fill = "steelblue", color = "black", linewidth = 1) +
  geom_rect(aes(xmin = 2.2, xmax = 2.8, ymin = 1.8, ymax = 4), fill = "lightsteelblue", color = "black", linewidth = 1) +

  # Welds
  geom_polygon(aes(x = c(2.2, 2.2, 1.7), y = c(1.8, 2.5, 1.8)), fill = "orange", color = "black") +
  geom_polygon(aes(x = c(2.8, 2.8, 3.3), y = c(1.8, 2.5, 1.8)), fill = "orange", color = "black") +

  # Electrode access arrows
  geom_segment(aes(x = 1.2, xend = 1.9, y = 3, yend = 2.3),
               arrow = arrow(length = unit(0.2, "cm"), type = "closed"),
               linewidth = 1, color = "darkgreen") +
  geom_segment(aes(x = 3.8, xend = 3.1, y = 3, yend = 2.3),
               arrow = arrow(length = unit(0.2, "cm"), type = "closed"),
               linewidth = 1, color = "darkgreen") +

  annotate("text", x = 2.5, y = 0.5, label = "Clear electrode\naccess", size = 3, color = "darkgreen") +
  geom_point(aes(x = 2.5, y = 0), shape = 10, size = 6, color = "darkgreen", stroke = 2) +

  # POOR ACCESS (right)
  annotate("text", x = 7.5, y = 4.5, label = "POOR ACCESS", fontface = "bold", size = 4, color = "red") +

  # Confined joint
  geom_rect(aes(xmin = 6, xmax = 9, ymin = 1, ymax = 1.8), fill = "steelblue", color = "black", linewidth = 1) +
  geom_rect(aes(xmin = 7.2, xmax = 7.8, ymin = 1.8, ymax = 4), fill = "lightsteelblue", color = "black", linewidth = 1) +
  geom_rect(aes(xmin = 6, xmax = 6.6, ymin = 1.8, ymax = 3.5), fill = "gray60", color = "black", linewidth = 1) +
  geom_rect(aes(xmin = 8.4, xmax = 9, ymin = 1.8, ymax = 3.5), fill = "gray60", color = "black", linewidth = 1) +

  # Blocked access indicators
  geom_segment(aes(x = 6.2, xend = 6.8, y = 2.8, yend = 2.2),
               linewidth = 1, color = "red") +
  geom_point(aes(x = 6.8, y = 2.2), shape = 4, size = 4, color = "red", stroke = 2) +

  annotate("text", x = 7.5, y = 0.5, label = "Electrode access\nblocked!", size = 3, color = "red") +
  geom_point(aes(x = 7.5, y = 0), shape = 4, size = 6, color = "red", stroke = 2) +

  # Obstruction labels
  annotate("text", x = 6.3, y = 3.8, label = "Adjacent\nstructure", size = 2.5) +

  # Dividing line
  geom_vline(xintercept = 5, linetype = "dashed", color = "gray50") +

  coord_fixed(ratio = 1, xlim = c(0.5, 9.5), ylim = c(-0.5, 5)) +
  labs(title = "Joint Accessibility") +
  theme_welding
## ---- chunk 11
ggplot() +
  # UNDERSIZED (left)
  annotate("text", x = 1.5, y = 4.5, label = "UNDERSIZED", fontface = "bold", size = 4, color = "red") +

  geom_rect(aes(xmin = 0.5, xmax = 2.5, ymin = 1.5, ymax = 2.3), fill = "steelblue", color = "black", linewidth = 1) +
  geom_rect(aes(xmin = 1.2, xmax = 1.8, ymin = 2.3, ymax = 4), fill = "lightsteelblue", color = "black", linewidth = 1) +
  # Small weld
  geom_polygon(aes(x = c(1.2, 1.2, 1), y = c(2.3, 2.6, 2.3)), fill = "orange", color = "black") +

  annotate("text", x = 1.5, y = 1, label = "Insufficient\nstrength", size = 3, color = "red") +
  geom_point(aes(x = 1.5, y = 0.5), shape = 4, size = 6, color = "red", stroke = 2) +

  # CORRECT (middle)
  annotate("text", x = 5, y = 4.5, label = "CORRECT", fontface = "bold", size = 4, color = "darkgreen") +

  geom_rect(aes(xmin = 4, xmax = 6, ymin = 1.5, ymax = 2.3), fill = "steelblue", color = "black", linewidth = 1) +
  geom_rect(aes(xmin = 4.7, xmax = 5.3, ymin = 2.3, ymax = 4), fill = "lightsteelblue", color = "black", linewidth = 1) +
  # Proper weld
  geom_polygon(aes(x = c(4.7, 4.7, 4.1), y = c(2.3, 2.9, 2.3)), fill = "orange", color = "black") +
  geom_polygon(aes(x = c(5.3, 5.3, 5.9), y = c(2.3, 2.9, 2.3)), fill = "orange", color = "black") +

  annotate("text", x = 5, y = 1, label = "Adequate strength\nMinimum distortion", size = 3, color = "darkgreen") +
  geom_point(aes(x = 5, y = 0.5), shape = 10, size = 6, color = "darkgreen", stroke = 2) +

  # OVERSIZED (right)
  annotate("text", x = 8.5, y = 4.5, label = "OVERSIZED", fontface = "bold", size = 4, color = "red") +

  geom_rect(aes(xmin = 7.5, xmax = 9.5, ymin = 1.5, ymax = 2.3), fill = "steelblue", color = "black", linewidth = 1) +
  geom_rect(aes(xmin = 8.2, xmax = 8.8, ymin = 2.3, ymax = 4), fill = "lightsteelblue", color = "black", linewidth = 1) +
  # Large weld
  geom_polygon(aes(x = c(8.2, 8.2, 7.3), y = c(2.3, 3.2, 2.3)), fill = "orange", color = "black") +
  geom_polygon(aes(x = c(8.8, 8.8, 9.7), y = c(2.3, 3.2, 2.3)), fill = "orange", color = "black") +

  annotate("text", x = 8.5, y = 1, label = "Excessive heat\nDistortion", size = 3, color = "red") +
  geom_point(aes(x = 8.5, y = 0.5), shape = 4, size = 6, color = "red", stroke = 2) +

  # Dividing lines
  geom_vline(xintercept = c(3, 7), linetype = "dashed", color = "gray50") +

  coord_fixed(ratio = 1, xlim = c(0, 10), ylim = c(0, 5)) +
  labs(title = "Weld Sizing: Not Too Small, Not Too Large") +
  theme_welding
## ---- chunk 12
ggplot() +
  # LONGITUDINAL SHRINKAGE
  annotate("text", x = 2, y = 4.5, label = "LONGITUDINAL\nSHRINKAGE", fontface = "bold", size = 3.5) +

  # Before
  geom_rect(aes(xmin = 0.5, xmax = 3.5, ymin = 2.8, ymax = 3.5),
            fill = "lightsteelblue", color = "black", linetype = "dashed") +
  annotate("text", x = 2, y = 3.15, label = "Before", size = 2.5, color = "gray50") +

  # After (shortened)
  geom_rect(aes(xmin = 0.7, xmax = 3.3, ymin = 1.5, ymax = 2.2), fill = "steelblue", color = "black") +
  geom_rect(aes(xmin = 1.8, xmax = 2.2, ymin = 1.3, ymax = 2.4), fill = "orange", color = "black") +
  annotate("text", x = 2, y = 1.85, label = "After", size = 2.5, color = "white") +

  # Shrinkage arrows
  geom_segment(aes(x = 0.5, xend = 0.7, y = 1.85, yend = 1.85),
               arrow = arrow(length = unit(0.15, "cm"), type = "closed"), color = "red", linewidth = 1) +
  geom_segment(aes(x = 3.5, xend = 3.3, y = 1.85, yend = 1.85),
               arrow = arrow(length = unit(0.15, "cm"), type = "closed"), color = "red", linewidth = 1) +

  annotate("text", x = 2, y = 0.8, label = "Weld contracts\nalong its length", size = 2.5) +

  # TRANSVERSE SHRINKAGE
  annotate("text", x = 6, y = 4.5, label = "TRANSVERSE\nSHRINKAGE", fontface = "bold", size = 3.5) +

  # Before
  geom_rect(aes(xmin = 4.8, xmax = 5.7, ymin = 2.8, ymax = 3.8),
            fill = "lightsteelblue", color = "black", linetype = "dashed") +
  geom_rect(aes(xmin = 6.3, xmax = 7.2, ymin = 2.8, ymax = 3.8),
            fill = "lightsteelblue", color = "black", linetype = "dashed") +

  # After (pulled together)
  geom_rect(aes(xmin = 5, xmax = 5.8, ymin = 1.5, ymax = 2.5), fill = "steelblue", color = "black") +
  geom_rect(aes(xmin = 6.2, xmax = 7, ymin = 1.5, ymax = 2.5), fill = "steelblue", color = "black") +
  geom_rect(aes(xmin = 5.8, xmax = 6.2, ymin = 1.3, ymax = 2.7), fill = "orange", color = "black") +

  # Shrinkage arrows
  geom_segment(aes(x = 4.8, xend = 5, y = 2, yend = 2),
               arrow = arrow(length = unit(0.15, "cm"), type = "closed"), color = "red", linewidth = 1) +
  geom_segment(aes(x = 7.2, xend = 7, y = 2, yend = 2),
               arrow = arrow(length = unit(0.15, "cm"), type = "closed"), color = "red", linewidth = 1) +

  annotate("text", x = 6, y = 0.8, label = "Plates pulled\ntogether", size = 2.5) +

  # ANGULAR DISTORTION
  annotate("text", x = 10, y = 4.5, label = "ANGULAR\nDISTORTION", fontface = "bold", size = 3.5) +

  # Before (flat)
  geom_segment(aes(x = 8.5, xend = 11.5, y = 3.3, yend = 3.3),
               color = "gray50", linetype = "dashed", linewidth = 2) +

  # After (bent up)
  geom_polygon(aes(x = c(8.5, 9.8, 10, 10.2, 11.5, 11.5, 10, 8.5),
                   y = c(2.3, 1.7, 1.6, 1.7, 2.3, 2.5, 1.8, 2.5)),
               fill = "steelblue", color = "black") +
  geom_rect(aes(xmin = 9.8, xmax = 10.2, ymin = 1.5, ymax = 2), fill = "orange", color = "black") +

  # Angle indicators
  geom_curve(aes(x = 9, xend = 9.5, y = 2.4, yend = 2),
             curvature = -0.3, color = "red", linewidth = 1,
             arrow = arrow(length = unit(0.1, "cm"), ends = "both")) +

  annotate("text", x = 10, y = 0.8, label = "Single-side weld\ncauses bending", size = 2.5) +

  # Dividing lines
  geom_vline(xintercept = c(4, 8), linetype = "dashed", color = "gray50") +

  coord_fixed(ratio = 1, xlim = c(0, 12), ylim = c(0.3, 5)) +
  labs(title = "Common Types of Weld Distortion") +
  theme_welding
## ---- chunk 13
ggplot() +
  # POOR FATIGUE DESIGN (left)
  annotate("text", x = 2, y = 4.5, label = "POOR FATIGUE\nRESISTANCE", fontface = "bold", size = 3.5, color = "red") +

  # Sharp weld toe
  geom_rect(aes(xmin = 0.5, xmax = 3.5, ymin = 1.5, ymax = 2.3), fill = "steelblue", color = "black", linewidth = 1) +
  geom_rect(aes(xmin = 1.7, xmax = 2.3, ymin = 2.3, ymax = 4), fill = "lightsteelblue", color = "black", linewidth = 1) +
  # Sharp profile weld
  geom_polygon(aes(x = c(1.7, 1.7, 1), y = c(2.3, 3, 2.3)), fill = "orange", color = "black", linewidth = 1) +

  # Stress concentration indicator
  geom_point(aes(x = 1, y = 2.3), color = "red", size = 4) +
  annotate("text", x = 0.5, y = 2.8, label = "Stress\nconcentration!", color = "red", size = 2.5) +

  # Sharp angle indicator
  geom_curve(aes(x = 1.3, xend = 0.9, y = 2.5, yend = 2.3), curvature = 0.3, color = "red") +
  annotate("text", x = 1.4, y = 2.8, label = "Sharp\nangle", color = "red", size = 2.5) +

  annotate("text", x = 2, y = 1, label = "Sharp toe angle\nHigh reinforcement", size = 2.5, color = "red") +

  # GOOD FATIGUE DESIGN (right)
  annotate("text", x = 7.5, y = 4.5, label = "GOOD FATIGUE\nRESISTANCE", fontface = "bold", size = 3.5, color = "darkgreen") +

  # Smooth weld profile
  geom_rect(aes(xmin = 6, xmax = 9, ymin = 1.5, ymax = 2.3), fill = "steelblue", color = "black", linewidth = 1) +
  geom_rect(aes(xmin = 7.2, xmax = 7.8, ymin = 2.3, ymax = 4), fill = "lightsteelblue", color = "black", linewidth = 1) +

  # Smooth profile weld (concave)
  geom_curve(aes(x = 7.2, xend = 6.5, y = 2.6, yend = 2.3), curvature = 0.3,
             linewidth = 8, color = "orange") +
  geom_curve(aes(x = 7.8, xend = 8.5, y = 2.6, yend = 2.3), curvature = -0.3,
             linewidth = 8, color = "orange") +

  # Smooth transition indicator
  geom_curve(aes(x = 6.2, xend = 6.6, y = 2.5, yend = 2.3), curvature = 0.3, color = "darkgreen") +
  annotate("text", x = 6, y = 2.8, label = "Smooth\ntransition", color = "darkgreen", size = 2.5) +

  annotate("text", x = 7.5, y = 1, label = "Smooth toe blend\nLow reinforcement", size = 2.5, color = "darkgreen") +

  # Dividing line
  geom_vline(xintercept = 4.5, linetype = "dashed", color = "gray50") +

  coord_fixed(ratio = 1, xlim = c(0, 10), ylim = c(0.5, 5)) +
  labs(title = "Fatigue-Resistant Weld Design") +
  theme_welding
## ---- chunk 14
ce_data <- data.frame(
  CE = seq(0, 0.7, 0.01)
)

ggplot(ce_data, aes(x = CE)) +
  # Excellent zone
  annotate("rect", xmin = 0, xmax = 0.35, ymin = 0, ymax = 1, fill = "green", alpha = 0.3) +
  annotate("text", x = 0.175, y = 0.5, label = "EXCELLENT\nWeldability\n\nNo preheat\nrequired", size = 3.5, fontface = "bold") +

  # Good zone
  annotate("rect", xmin = 0.35, xmax = 0.45, ymin = 0, ymax = 1, fill = "yellow", alpha = 0.3) +
  annotate("text", x = 0.4, y = 0.5, label = "GOOD\n\nMild\npreheat", size = 3, fontface = "bold") +

  # Fair zone
  annotate("rect", xmin = 0.45, xmax = 0.55, ymin = 0, ymax = 1, fill = "orange", alpha = 0.3) +
  annotate("text", x = 0.5, y = 0.5, label = "FAIR\n\nPreheat\nrequired", size = 3, fontface = "bold") +

  # Poor zone
  annotate("rect", xmin = 0.55, xmax = 0.7, ymin = 0, ymax = 1, fill = "red", alpha = 0.3) +
  annotate("text", x = 0.625, y = 0.5, label = "POOR\n\nHigh preheat\n& PWHT", size = 3, fontface = "bold") +

  # Zone boundaries
  geom_vline(xintercept = c(0.35, 0.45, 0.55), linetype = "dashed", color = "black") +

  # Typical materials
  annotate("text", x = 0.15, y = 0.1, label = "Mild Steel", size = 2.5, fontface = "italic") +
  annotate("text", x = 0.38, y = 0.1, label = "Medium\nCarbon", size = 2.5, fontface = "italic") +
  annotate("text", x = 0.5, y = 0.1, label = "High\nStrength", size = 2.5, fontface = "italic") +
  annotate("text", x = 0.63, y = 0.1, label = "Tool\nSteel", size = 2.5, fontface = "italic") +

  scale_x_continuous(breaks = seq(0, 0.7, 0.1),
                     labels = scales::number_format(accuracy = 0.1)) +

  labs(title = "Steel Weldability Based on Carbon Equivalent",
       x = "Carbon Equivalent (CE)",
       y = "") +
  theme_minimal() +
  theme(
    plot.title = element_text(hjust = 0.5, face = "bold"),
    axis.text.y = element_blank(),
    axis.ticks.y = element_blank(),
    panel.grid.major.y = element_blank(),
    panel.grid.minor = element_blank()
  )
## ---- chunk 15
ggplot() +
  # POROSITY
  annotate("text", x = 2, y = 7.3, label = "POROSITY", fontface = "bold", size = 4) +
  # Weld cross-section with pores
  geom_rect(aes(xmin = 0.5, xmax = 1.5, ymin = 5.5, ymax = 7), fill = "steelblue", color = "black") +
  geom_rect(aes(xmin = 2.5, xmax = 3.5, ymin = 5.5, ymax = 7), fill = "steelblue", color = "black") +
  geom_polygon(aes(x = c(1.5, 2, 2.5, 2.5, 2, 1.5), y = c(5.5, 5.3, 5.5, 7, 7.3, 7)),
               fill = "orange", color = "black") +
  # Pores
  geom_point(aes(x = c(1.8, 2.1, 2.3, 1.9, 2.2), y = c(5.8, 6.2, 5.9, 6.5, 6.7)),
             size = 3, color = "black", shape = 16) +
  annotate("text", x = 2, y = 5, label = "Gas pockets\ntrapped in weld", size = 2.5) +

  # UNDERCUT
  annotate("text", x = 6, y = 7.3, label = "UNDERCUT", fontface = "bold", size = 4) +
  geom_rect(aes(xmin = 4.5, xmax = 7.5, ymin = 5.5, ymax = 6.3), fill = "steelblue", color = "black") +
  geom_rect(aes(xmin = 5.7, xmax = 6.3, ymin = 6.3, ymax = 7.5), fill = "lightsteelblue", color = "black") +
  geom_polygon(aes(x = c(5.7, 5.7, 5.2), y = c(6.3, 6.9, 6.3)), fill = "orange", color = "black") +
  # Undercut notch
  geom_curve(aes(x = 5.2, xend = 5.5, y = 6.3, yend = 6.1), curvature = 0.5, linewidth = 2, color = "steelblue") +
  geom_point(aes(x = 5.2, y = 6.2), color = "red", size = 3) +
  annotate("text", x = 4.8, y = 5.9, label = "Notch", color = "red", size = 2.5) +
  annotate("text", x = 6, y = 5, label = "Groove melted into\nbase metal at toe", size = 2.5) +

  # LACK OF FUSION
  annotate("text", x = 10, y = 7.3, label = "LACK OF FUSION", fontface = "bold", size = 4) +
  geom_rect(aes(xmin = 8.5, xmax = 11.5, ymin = 5.5, ymax = 6.3), fill = "steelblue", color = "black") +
  geom_rect(aes(xmin = 9.7, xmax = 10.3, ymin = 6.3, ymax = 7.5), fill = "lightsteelblue", color = "black") +
  geom_polygon(aes(x = c(9.7, 9.7, 9.2), y = c(6.3, 6.9, 6.3)), fill = "orange", color = "black") +
  # Lack of fusion line
  geom_segment(aes(x = 9.7, xend = 9.7, y = 6.3, yend = 6.8), linewidth = 2, color = "black") +
  annotate("text", x = 9.2, y = 6.6, label = "No bond!", color = "red", size = 2.5) +
  annotate("text", x = 10, y = 5, label = "Weld metal doesn't\nfuse with base", size = 2.5) +

  # INCOMPLETE PENETRATION
  annotate("text", x = 2, y = 3.8, label = "INCOMPLETE\nPENETRATION", fontface = "bold", size = 3.5) +
  geom_polygon(aes(x = c(0.5, 0.5, 1.8, 1.8), y = c(1.5, 3, 3, 1.8)), fill = "steelblue", color = "black") +
  geom_polygon(aes(x = c(3.5, 3.5, 2.2, 2.2), y = c(1.5, 3, 3, 1.8)), fill = "steelblue", color = "black") +
  geom_polygon(aes(x = c(1.8, 2, 2.2, 2.2, 2, 1.8), y = c(1.8, 1.6, 1.8, 3.2, 3.5, 3.2)),
               fill = "orange", color = "black") +
  # Gap at root
  geom_rect(aes(xmin = 1.8, xmax = 2.2, ymin = 1.5, ymax = 1.8), fill = "black") +
  annotate("text", x = 2, y = 1.2, label = "Root not\nfused", color = "red", size = 2.5) +

  # CRACK
  annotate("text", x = 6, y = 3.8, label = "CRACK", fontface = "bold", size = 4) +
  geom_rect(aes(xmin = 4.5, xmax = 7.5, ymin = 1.5, ymax = 2.3), fill = "steelblue", color = "black") +
  geom_rect(aes(xmin = 5.7, xmax = 6.3, ymin = 2.3, ymax = 3.5), fill = "lightsteelblue", color = "black") +
  geom_polygon(aes(x = c(5.7, 5.7, 5.2), y = c(2.3, 2.9, 2.3)), fill = "orange", color = "black") +
  # Crack line
  geom_path(aes(x = c(5.5, 5.6, 5.4, 5.55, 5.45), y = c(2.3, 2.5, 2.65, 2.8, 2.95)),
            linewidth = 1.5, color = "red") +
  annotate("text", x = 6, y = 1.2, label = "Most serious\ndefect", color = "red", size = 2.5) +

  # SPATTER
  annotate("text", x = 10, y = 3.8, label = "SPATTER", fontface = "bold", size = 4) +
  geom_rect(aes(xmin = 8.5, xmax = 11.5, ymin = 1.5, ymax = 2.3), fill = "steelblue", color = "black") +
  geom_rect(aes(xmin = 9.7, xmax = 10.3, ymin = 2.3, ymax = 3.5), fill = "lightsteelblue", color = "black") +
  geom_polygon(aes(x = c(9.7, 9.7, 9.2), y = c(2.3, 2.9, 2.3)), fill = "orange", color = "black") +
  # Spatter droplets
  geom_point(aes(x = c(8.8, 9.1, 8.9, 11, 11.2, 10.9), y = c(2.4, 2.6, 2.1, 2.5, 2.2, 2.7)),
             size = 2, color = "orange") +
  annotate("text", x = 10, y = 1.2, label = "Metal droplets\non surface", size = 2.5) +

  coord_fixed(ratio = 1, xlim = c(0, 12), ylim = c(0.8, 7.8)) +
  labs(title = "Common Weld Defects") +
  theme_welding
## ---- chunk 16
ggplot() +
  # Frame outline
  # Vertical members
  geom_rect(aes(xmin = 1, xmax = 1.6, ymin = 1, ymax = 5), fill = "steelblue", color = "black", linewidth = 1) +
  geom_rect(aes(xmin = 7.4, xmax = 8, ymin = 1, ymax = 5), fill = "steelblue", color = "black", linewidth = 1) +

  # Horizontal members
  geom_rect(aes(xmin = 1.6, xmax = 7.4, ymin = 4.4, ymax = 5), fill = "lightsteelblue", color = "black", linewidth = 1) +
  geom_rect(aes(xmin = 1.6, xmax = 7.4, ymin = 1, ymax = 1.6), fill = "lightsteelblue", color = "black", linewidth = 1) +

  # Cross brace
  geom_polygon(aes(x = c(1.6, 7.4, 7.4, 1.6), y = c(1.6, 4.4, 4.1, 1.9)),
               fill = "gray70", color = "black", linewidth = 1) +

  # Corner welds (shown as triangles)
  # Top left
  geom_polygon(aes(x = c(1.6, 1.6, 2.1), y = c(4.4, 4.9, 4.4)), fill = "orange", color = "black") +
  # Top right
  geom_polygon(aes(x = c(7.4, 7.4, 6.9), y = c(4.4, 4.9, 4.4)), fill = "orange", color = "black") +
  # Bottom left
  geom_polygon(aes(x = c(1.6, 1.6, 2.1), y = c(1.6, 1.1, 1.6)), fill = "orange", color = "black") +
  # Bottom right
  geom_polygon(aes(x = c(7.4, 7.4, 6.9), y = c(1.6, 1.1, 1.6)), fill = "orange", color = "black") +

  # Issue callouts
  # Issue 1: Single-sided welds
  geom_rect(aes(xmin = 1.3, xmax = 2.4, ymin = 4.2, ymax = 5.2), fill = NA, color = "red", linewidth = 1.5) +
  geom_segment(aes(x = 0.5, xend = 1.3, y = 5.5, yend = 4.9),
               arrow = arrow(length = unit(0.15, "cm")), color = "red") +
  annotate("text", x = 0.5, y = 5.9, label = "Issue 1:\nSingle-sided\nfillet only", color = "red", size = 2.8, hjust = 0) +

  # Issue 2: No stiffener at load point
  geom_segment(aes(x = 4.5, xend = 4.5, y = 6.5, yend = 5.2),
               arrow = arrow(length = unit(0.2, "cm"), type = "closed"), color = "darkgreen", linewidth = 1.5) +
  annotate("text", x = 4.5, y = 6.8, label = "Load: 10 kN", color = "darkgreen", fontface = "bold", size = 3.5) +
  geom_rect(aes(xmin = 4, xmax = 5, ymin = 4.4, ymax = 5.2), fill = NA, color = "red", linewidth = 1.5, linetype = "dashed") +
  annotate("text", x = 5.5, y = 5.8, label = "Issue 2:\nNo stiffener\nat load point", color = "red", size = 2.8, hjust = 0) +

  # Issue 3: Sharp corner at brace
  geom_rect(aes(xmin = 1.4, xmax = 2.2, ymin = 1.4, ymax = 2.2), fill = NA, color = "red", linewidth = 1.5) +
  geom_segment(aes(x = 0.5, xend = 1.5, y = 0.3, yend = 1.4),
               arrow = arrow(length = unit(0.15, "cm")), color = "red") +
  annotate("text", x = 0.5, y = 0, label = "Issue 3:\nSharp corner\n(fatigue risk)", color = "red", size = 2.8, hjust = 0) +

  # Dimension annotations
  geom_segment(aes(x = 1, xend = 8, y = 0.3, yend = 0.3),
               arrow = arrow(length = unit(0.1, "cm"), ends = "both"), linewidth = 0.5) +
  annotate("text", x = 4.5, y = 0, label = "Frame width", size = 3) +

  # Title
  annotate("text", x = 4.5, y = 7.5, label = "Welded Frame - Initial Design Review", fontface = "bold", size = 4) +

  coord_fixed(ratio = 1, xlim = c(-0.5, 9.5), ylim = c(-0.5, 8)) +
  theme_welding
